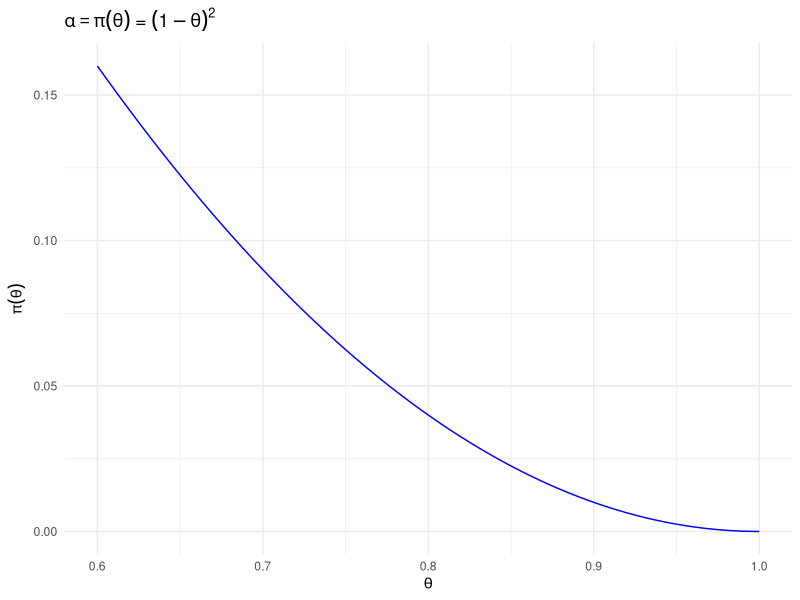

Here is the R script that generated this plot:
## ---- chunk 1
# Biblioteca de gráficos moderna, parte do Tidyverse
library(ggplot2)

# Função poder vetorizada
poder <- function(theta) pbinom(0.8, 2, theta)

ggplot() +
  xlim(0.6, 1) +
  geom_function(fun = poder, color = "blue") +
  labs(
    x = expression(theta),
    y = expression(pi(theta)),
    title = expression(alpha == pi(theta) ~ "=" ~ (1 - theta)^2)
  ) +
  theme_minimal()
